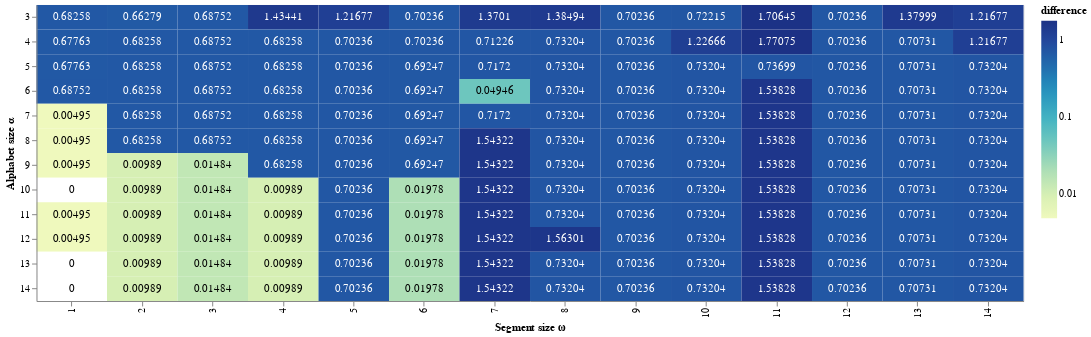

The notebook cell saved with this chart:
### Code cell
#generate matrix vizualization
x, y = np.meshgrid(range(1, 15),range(3, 15))

periods = np.asarray(mean_period_arr)
periods = np.around(periods, decimals = 5)

periods_no_zeroes= periods[periods != 0]
min_value = min(np.abs(periods_no_zeroes))
max_value = max(np.abs(periods_no_zeroes))

# Convert this grid to columnar data expected by Altair
source = pd.DataFrame({'Segment size ω': x.ravel(),
                     'Alphabet size α': y.ravel(),
                     'z': periods})
color = alt.Chart(source).mark_rect().encode(
    x='Segment size ω:O',
    y='Alphabet size α:O',
    color=alt.Color('difference:Q',scale=alt.Scale(domain=[min_value, max_value],type='log', base=10))
).transform_calculate(
    difference ="abs(datum.z )"
).properties(
    width=1000,
    height=300
)
text = alt.Chart(source).mark_text(

    baseline='middle',
    
    ).encode(
        x='Segment size ω:O',
        y='Alphabet size α:O',
        text='difference:Q',
    color=alt.condition(
            alt.datum.z/max_value < 0.10,
            alt.value('black'),
            alt.value('white')
        )
    ).transform_calculate(
difference ="datum.z"
   )

color + text

### Figure 1 — Vega-Lite specification as saved in the notebook (floating-point values rounded to 4 significant figures; data arrays with more than 128 entries replaced by an {"elided": "..."} marker saying what was removed)
{"config": {"view": {"continuousWidth": 400, "continuousHeight": 300}}, "layer": [{"mark": "rect", "encoding": {"color": {"type": "quantitative", "field": "difference", "scale": {"base": 10, "domain": [0.00495, 1.771], "type": "log"}}, "x": {"type": "ordinal", "field": "Segment size ω"}, "y": {"type": "ordinal", "field": "Alphabet size α"}}, "height": 300, "transform": [{"calculate": "abs(datum.z )", "as": "difference"}], "width": 1000}, {"mark": {"type": "text", "baseline": "middle"}, "encoding": {"color": {"condition": {"value": "black", "test": "((datum.z / 1.77075) < 0.1)"}, "value": "white"}, "text": {"type": "quantitative", "field": "difference"}, "x": {"type": "ordinal", "field": "Segment size ω"}, "y": {"type": "ordinal", "field": "Alphabet size α"}}, "transform": [{"calculate": "datum.z", "as": "difference"}]}], "data": {"name": "data-042f80131aff2db61f2b0773c15902d9"}, "$schema": "https://vega.github.io/schema/vega-lite/v4.0.2.json", "datasets": {"data-042f80131aff2db61f2b0773c15902d9": {"elided": "168 records"}}}
